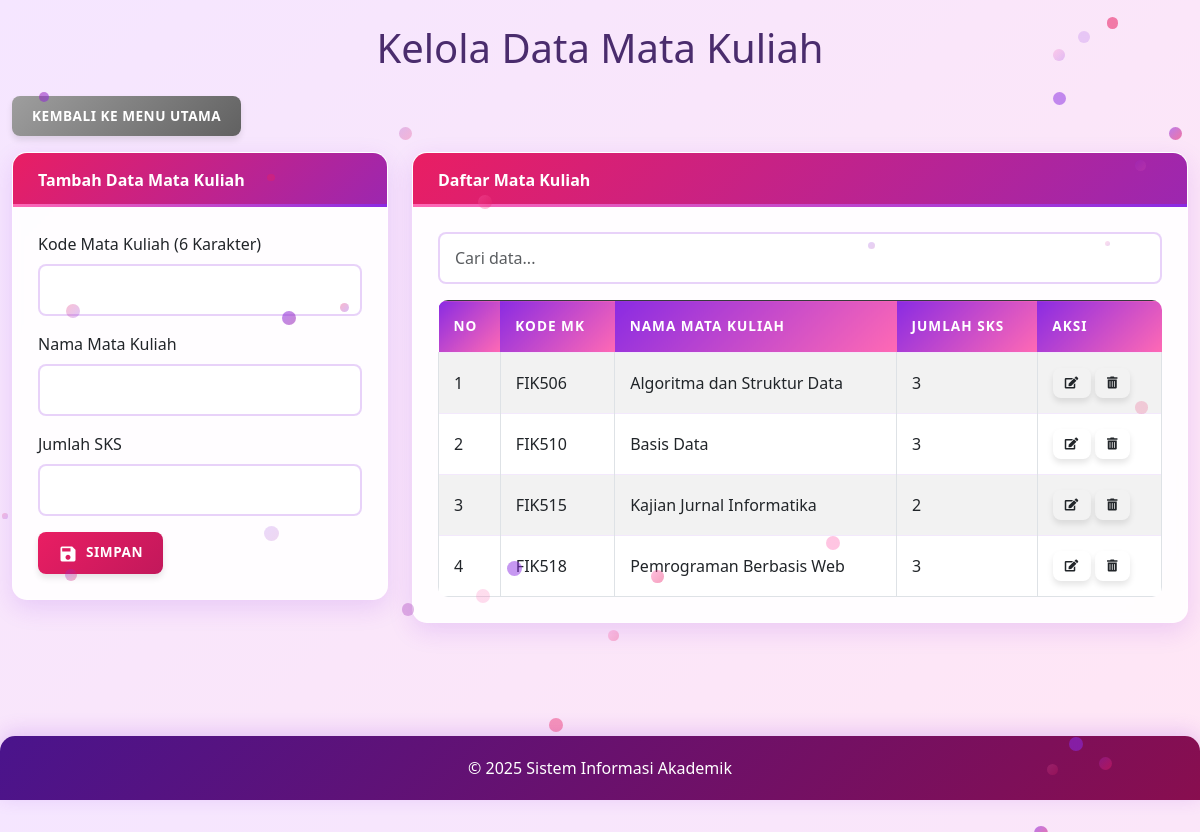
Screenshot of /matakuliah.php (signed in) with the database file from the repository.
### tables this page shows
CREATE TABLE `matakuliah` (
  `kodemk` char(6) NOT NULL,
  `nama` varchar(50) NOT NULL,
  `jumlah_sks` int(3) NOT NULL
);

### matakuliah.php (the view, shortened to what this page needs)
<?php
$conn = new mysqli("localhost", "root", "", "akademik");
$kodemk_edit = "";
$nama_edit = "";
$jumlah_sks_edit = "";
?>
<!DOCTYPE html>
<html lang="id">
<head>
    <link rel="stylesheet" href="https://cdnjs.cloudflare.com/ajax/libs/bootstrap/5.3.0/css/bootstrap.min.css">
    <link rel="stylesheet" href="https://cdnjs.cloudflare.com/ajax/libs/font-awesome/5.15.4/css/all.min.css">
    <link rel="stylesheet" href="style.css">
</head>
<body>
    <div class="container mt-4">
        <h1 class="text-center mb-4">Kelola Data Mata Kuliah</h1>
        <a href="index.php" class="btn btn-secondary mb-3">Kembali ke Menu Utama</a>
        <div class="row">
            <div class="col-md-4">
                <div class="card">
                    <div class="card-header bg-success text-white">
                        <?php echo isset($_GET['edit']) ? "Edit Data Mata Kuliah" : "Tambah Data Mata Kuliah"; ?>
                    </div>
                    <div class="card-body">
                        <form method="post" action="" id="form-matakuliah" class="needs-validation" novalidate>
                            <div class="mb-3">
                                <label for="kodemk" class="form-label">Kode Mata Kuliah (6 Karakter)</label>
                                <input type="text" class="form-control" id="kodemk" name="kodemk" maxlength="6" value="<?php echo $kodemk_edit; ?>" <?php echo isset($_GET['edit']) ? "readonly" : ""; ?> required>
                            </div>
                            <div class="mb-3">
                                <label for="nama" class="form-label">Nama Mata Kuliah</label>
                                <input type="text" class="form-control" id="nama" name="nama" maxlength="50" value="<?php echo $nama_edit; ?>" required>
                            </div>
                            <div class="mb-3">
                                <label for="jumlah_sks" class="form-label">Jumlah SKS</label>
                                <input type="number" class="form-control" id="jumlah_sks" name="jumlah_sks" min="1" max="6" value="<?php echo $jumlah_sks_edit; ?>" required>
                            </div>
                            <?php if (isset($_GET['edit'])) : ?>
                                <button type="submit" name="update" class="btn btn-warning">
                                    <i class="material-icons">save</i> Update
                                </button>
                                <a href="matakuliah.php" class="btn btn-secondary">
                                    <i class="material-icons">cancel</i> Batal
                                </a>
                            <?php else : ?>
                                <button type="submit" name="tambah" class="btn btn-success">
                                    <i class="material-icons">save</i> Simpan
                                </button>
                            <?php endif; ?>
                        </form>
                    </div>
                </div>
            </div>
            <div class="col-md-8">
                <div class="card">
                    <div class="card-header bg-success text-white">
                        Daftar Mata Kuliah
                    </div>
                    <div class="card-body">
                        <div class="mb-3">
                            <input type="text" class="form-control search-table" placeholder="Cari data..." data-table="table-data">
                        </div>
                        <div class="table-responsive">
                            <table class="table table-bordered table-striped" id="table-data">
                                <thead class="table-dark">
                                    <tr>
                                        <th>No</th>
                                        <th>Kode MK</th>
                                        <th>Nama Mata Kuliah</th>
                                        <th>Jumlah SKS</th>
                                        <th>Aksi</th>
                                    </tr>
                                </thead>
                                <tbody>
                                    <?php
                                    $query = "SELECT * FROM matakuliah ORDER BY nama ASC";
                                    $result = $conn->query($query);
                                    if ($result->num_rows > 0) {
                                        $no = 1;
                                        while ($row = $result->fetch_assoc()) {
                                            echo "<tr>";
                                            echo "<td>" . $no++ . "</td>";
                                            echo "<td>" . $row['kodemk'] . "</td>";
                                            echo "<td>" . $row['nama'] . "</td>";
                                            echo "<td>" . $row['jumlah_sks'] . "</td>";
                                            echo "<td class='text-nowrap'>
                                                    <a href='matakuliah.php?edit=" . $row['kodemk'] . "' class='btn btn-edit btn-sm btn-action' title='Edit'>
                                                    <i class='fas fa-edit'></i>
                                                    </a>
                                                    <a href='matakuliah.php?hapus=" . $row['kodemk'] . "' class='btn btn-delete btn-sm btn-action' title='Hapus' onclick='return confirm(\"Apakah Anda yakin ingin menghapus data ini?\")'>
                                                    <i class='fas fa-trash-alt'></i>
                                                    </a>
                                                </td>";
                                            echo "</tr>";
                                        }
                                    } else {
                                        echo "<tr><td colspan='5' class='text-center'>Belum ada data mata kuliah</td></tr>";
                                    }
                                    ?>
                                </tbody>
                            </table>
                        </div>
                    </div>
                </div>
            </div>
        </div>
    </div>
    <div id="toast-container" class="toast-container position-fixed bottom-0 end-0 p-3"></div>
    <footer class="footer">
        <div class="container">
            <p>&copy; <?php echo date('Y'); ?> Sistem Informasi Akademik</p>
        </div>
    </footer>
</body>
</html>

### style.css (style rules this page uses)
body { font-family: 'Poppins', 'Segoe UI', Tahoma, Geneva, Verdana, sans-serif; background: linear-gradient(135deg, #f5e6ff 0%, #ffe6f5 100%); color: #4a2c6d; min-height: 100vh; display: flex; flex-direction: column; }
.container { max-width: 1200px; margin: 0 auto; flex: 1; }
.card { border: none; border-radius: 15px; box-shadow: 0 8px 25px rgba(138, 43, 226, 0.15); transition: all 0.4s cubic-bezier(0.175, 0.885, 0.32, 1.275); margin-bottom: 25px; overflow: hidden; background-color: rgba(255, 255, 255, 0.9); backdrop-filter: blur(5px); border: 1px solid rgba(255, 255, 255, 0.3); }
.card-header { font-weight: 600; padding: 15px 25px; border-bottom: none; position: relative; overflow: hidden; background: linear-gradient(135deg, #9c27b0 0%, #673ab7 100%) !important; }
.card-header::after { content: ""; position: absolute; bottom: 0; left: 0; right: 0; height: 3px; background: linear-gradient(90deg, #ff69b4, #8a2be2); }
.card-body { padding: 25px; }
.card-header.bg-success { background: linear-gradient(135deg, #e91e63 0%, #9c27b0 100%) !important; }
.table { margin-bottom: 0; border-radius: 10px; overflow: hidden; }
.table thead th { border-bottom: none; font-weight: 600; background: linear-gradient(135deg, #8a2be2 0%, #ff69b4 100%); color: white; padding: 15px; text-transform: uppercase; font-size: 0.85rem; letter-spacing: 1px; border: none; }
.table td { padding: 15px; vertical-align: middle; border-top: 1px solid rgba(138, 43, 226, 0.1); transition: background-color 0.3s; }
.table-striped tbody tr:nth-of-type(odd) { background-color: rgba(138, 43, 226, 0.03); }
.form-control, .form-select { border-radius: 8px; padding: 12px 15px; border: 2px solid rgba(138, 43, 226, 0.2); transition: all 0.3s; background-color: rgba(255, 255, 255, 0.8); }
.btn { border-radius: 8px; padding: 10px 20px; font-weight: 600; transition: all 0.3s; border: none; position: relative; overflow: hidden; box-shadow: 0 4px 6px rgba(0, 0, 0, 0.1); text-transform: uppercase; letter-spacing: 0.5px; font-size: 0.85rem; }
.btn::after { content: ""; position: absolute; top: 0; left: 0; width: 100%; height: 100%; background: linear-gradient(rgba(255, 255, 255, 0.2), rgba(255, 255, 255, 0)); opacity: 0; transition: opacity 0.3s; }
.btn-success { background: linear-gradient(135deg, #e91e63 0%, #c2185b 100%); }
.btn-secondary { background: linear-gradient(135deg, #9e9e9e 0%, #616161 100%); color: white; }
.btn-sm { padding: 6px 12px; font-size: 0.75rem; }
.footer { text-align: center; padding: 20px 0; margin-top: 40px; color: white; background: linear-gradient(135deg, #4a148c 0%, #880e4f 100%); border-radius: 15px 15px 0 0; box-shadow: 0 -4px 20px rgba(138, 43, 226, 0.2); }
.footer p { margin: 0; }
.container > * { animation: fadeIn 0.6s ease-out; }
.material-icons { font-size: 1.25rem; vertical-align: middle; margin-right: 0.25rem; }

### rows the page displays
matakuliah: kodemk "FIK506", nama "Algoritma dan Struktur Data", jumlah_sks "3"
matakuliah: kodemk "FIK510", nama "Basis Data", jumlah_sks "3"
matakuliah: kodemk "FIK515", nama "Kajian Jurnal Informatika", jumlah_sks "2"
matakuliah: kodemk "FIK518", nama "Pemrograman Berbasis Web", jumlah_sks "3"
